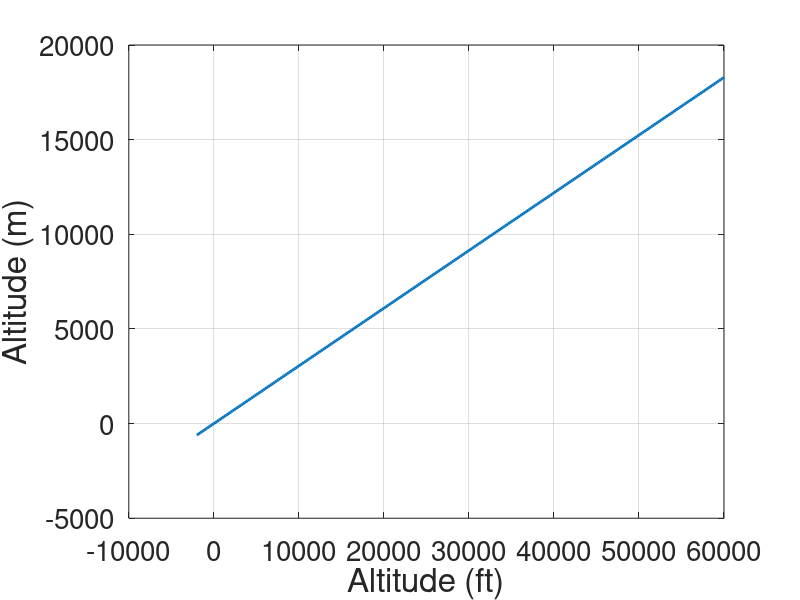
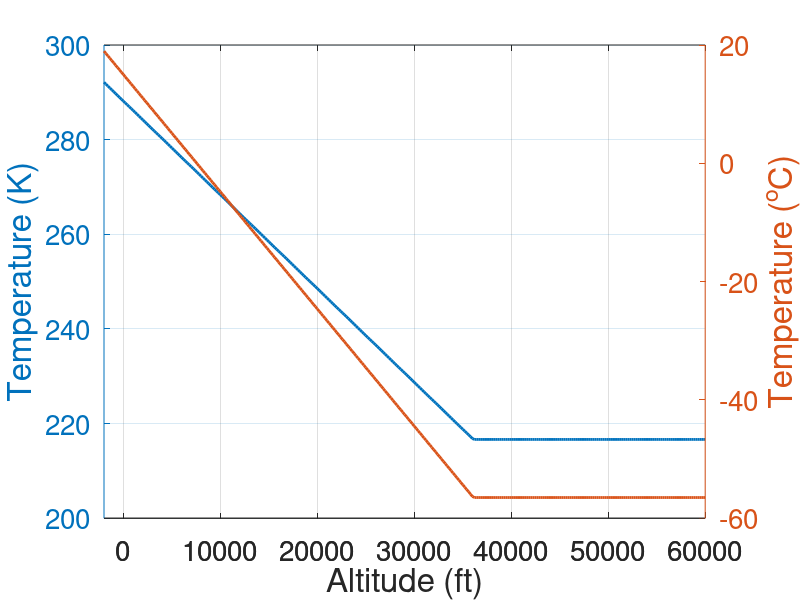
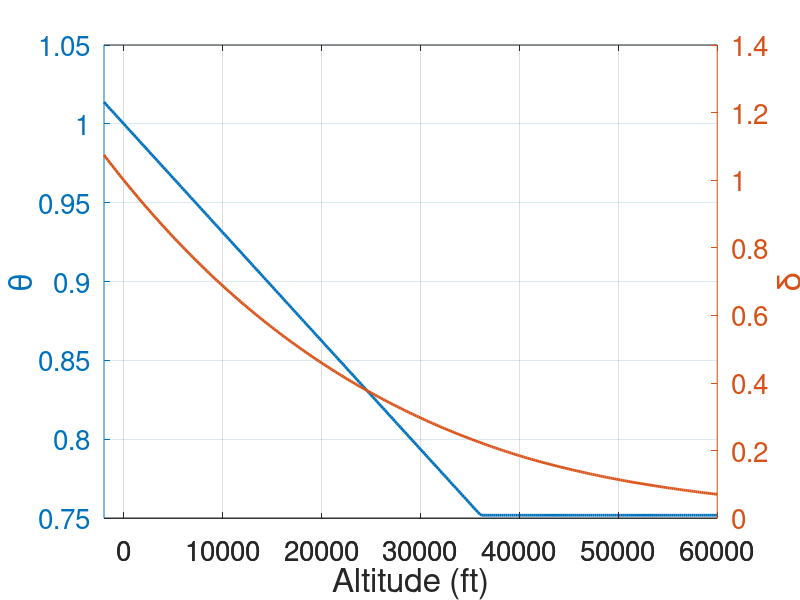
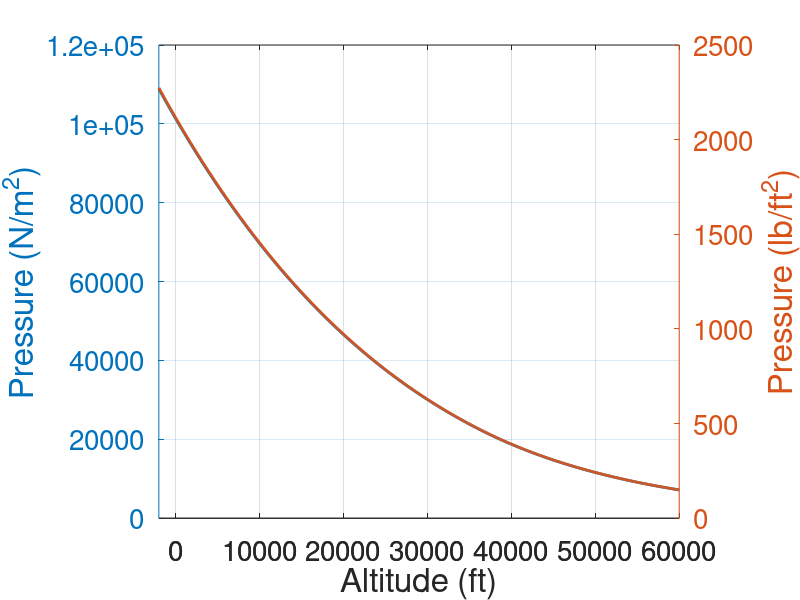

These charts were generated, in order, by the following MATLAB code:
# ==============================================================================
# READ INTERNATIONAL STANDARD ATMPOSPHERE (ISA) TABULATED VALUES FROM
# SPREADSHEET, CHECK FOR CORRECTNESS AND SAVE THEM AS DAT AND MAT FILES
# ------------------------------------------------------------------------------
# Data extracted from:
# Trevor M. Young, Performance of the Jet Transport Airplane: Analysis Methods,
# Flight Operations, and Regulations (2018), John Wiley & Sons.,
# Page 583, Appendix A.
# ------------------------------------------------------------------------------
# Author: Srinivas Kirthy K.
# Date: 02/03/2026
# ==============================================================================

clear all
close all
clc

# ------------------- Read ISA data from spreadsheet ---------------------------

##pkg load io
##isaDataMat    = xlsread('ISA_tabulated_values.ods');

# --------------------- Save ISA data as .mat file -----------------------------

##save('isaTabulatedValues.mat','isaDataMat');

# --------------------- Save ISA data as .dat file -----------------------------

##fid1 = fopen('isaTabulatedValues.dat','w');
##fprintf(fid1,'%f\t%f\t%f\t%f\t%f\t%f\t%f\t%f\t%f\t%f\t%f\t%f\t%f\t%f\n',isaDataMat');
##fclose(fid1);

# -------------------- Load ISA data from .dat file ----------------------------

##isaDataFromFile = importdata('isaTabulatedValues.dat');

# -------------------- Load ISA data from .mat file ----------------------------

load isaTabulatedValues.mat

isaAltFt      = isaDataMat(:,1);
isaAltMt      = isaDataMat(:,2);
isaTheta      = isaDataMat(:,3);
isaTempK      = isaDataMat(:,4);
isaTempC      = isaDataMat(:,5);
isaDelta      = isaDataMat(:,6);
isaPresNm2    = isaDataMat(:,7);
isaPresLbFt2  = isaDataMat(:,8);
isaSigma      = isaDataMat(:,9);
isaRhoKgM3    = isaDataMat(:,10);
isaRhoSlFt3   = isaDataMat(:,11);
isaSoSms      = isaDataMat(:,12);
isaSoSfts     = isaDataMat(:,13);
isaSoSkt      = isaDataMat(:,14);

isaAltFtDiff  = diff(isaAltFt);

[idx] = find(isaAltFtDiff != 200);

if (isempty(idx))

   printf('Checked, all okay!\nAll altitude values are in increments of 200 ft.\n');

else

   printf('Erroneous entries detected!\n');
   printf('Check row %d\n',idx);

endif

figure(1)
plot(isaAltFt,isaAltMt,'Linewidth',2)
grid on
set(gca,'Fontsize',20)
xlabel('Altitude (ft)','Fontsize',24)
ylabel('Altitude (m)','Fontsize',24)

figure(2)
[hax, h1, h2] = plotyy(isaAltFt,isaTempK,isaAltFt,isaTempC);
grid on
set(hax,'Fontsize',20)
set([h1],'Linewidth',2)
set([h2],'Linewidth',2)
xlabel('Altitude (ft)','Fontsize',24)
ylabel(hax(1),'Temperature (K)','Fontsize',24)
ylabel(hax(2),'Temperature (^oC)','Fontsize',24)

figure(3)
set(gca,'Fontsize',20)
[hax, h1, h2] = plotyy(isaAltFt,isaTheta,isaAltFt,isaDelta);
grid on
set(hax,'Fontsize',20)
set([h1],'Linewidth',2)
set([h2],'Linewidth',2)
xlabel('Altitude (ft)','Fontsize',24)
ylabel(hax(1),'\theta','Fontsize',24)
ylabel(hax(2),'\delta','Fontsize',24)

figure(4)
[hax, h1, h2] = plotyy(isaAltFt,isaPresNm2,isaAltFt,isaPresLbFt2);
grid on
set(hax,'Fontsize',20)
set([h1],'Linewidth',2)
set([h2],'Linewidth',2)
xlabel('Altitude (ft)','Fontsize',24)
ylabel(hax(1),'Pressure (N/m^2)','Fontsize',24)
ylabel(hax(2),'Pressure (lb/ft^2)','Fontsize',24)

figure(5)
[hax, h1, h2] = plotyy(isaAltFt,isaRhoKgM3,isaAltFt,isaRhoSlFt3);
grid on
set(hax,'Fontsize',20)
set([h1],'Linewidth',2)
set([h2],'Linewidth',2)
xlabel('Altitude (ft)','Fontsize',24)
ylabel(hax(1),'\rho (Kg/m^3)','Fontsize',24)
ylabel(hax(2),'\rho (slug/ft^3)','Fontsize',24)

figure(6)
[hax, h1, h2] = plotyy(isaAltFt,isaSoSms,isaAltFt,isaSoSfts);
grid on
set(hax,'Fontsize',20)
set([h1],'Linewidth',2)
set([h2],'Linewidth',2)
xlabel('Altitude (ft)','Fontsize',24)
ylabel(hax(1),'Speed of sound (m/s)','Fontsize',24)
ylabel(hax(2),'Speed of sound (ft/s)','Fontsize',24)

figure(7)
[hax, h1, h2] = plotyy(isaAltFt,isaSoSkt,isaAltFt,isaSigma);
grid on
set(hax,'Fontsize',20)
set([h1],'Linewidth',2)
set([h2],'Linewidth',2)
xlabel('Altitude (ft)','Fontsize',24)
ylabel(hax(1),'Speed of sound (knots)','Fontsize',24)
ylabel(hax(2),'\sigma','Fontsize',24)
